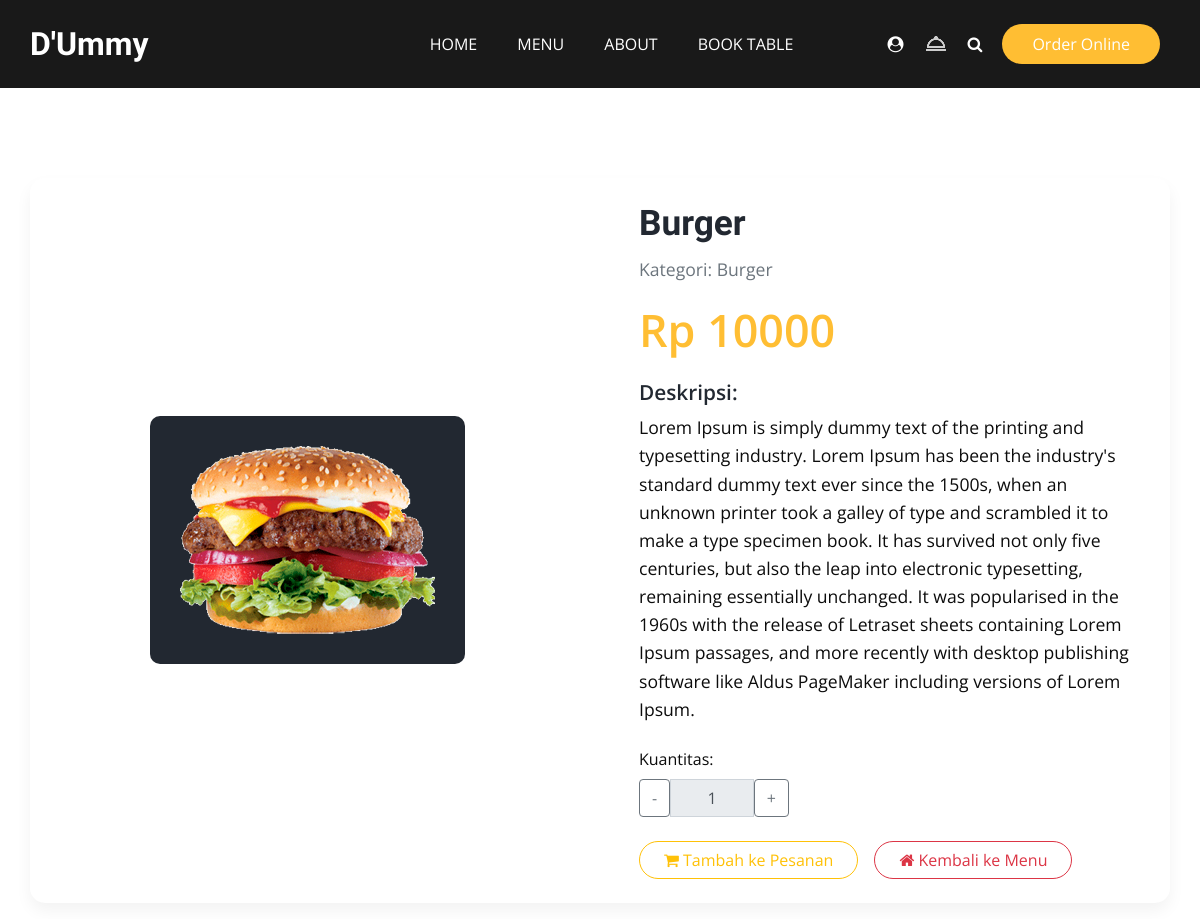
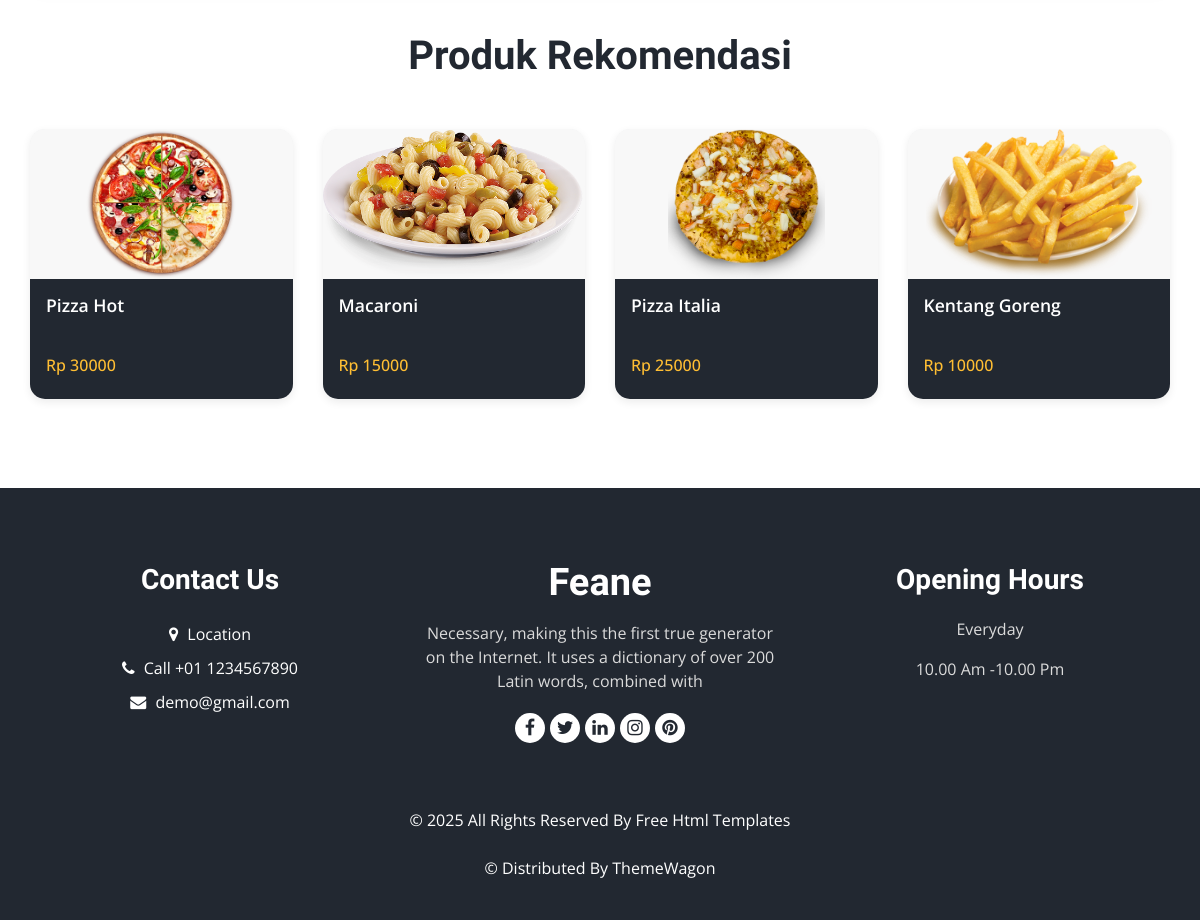
Screenshot of /burger/ with the database file from the repository (2 pictures, top to bottom).
### menu/models.py (models this page shows, shortened)
class ListMenu(models.Model):
    name = models.CharField(max_length=100)
    slug = models.SlugField(unique=True, help_text="Teks unik untuk URL, akan terisi otomatis jika dikosongkan.")
    description = models.TextField()
    image = models.ImageField(upload_to='menu_images/')
    price = models.DecimalField(max_digits=8, decimal_places=2)
    category = models.ForeignKey(Category, on_delete=models.CASCADE, related_name="list_menu")

class Category(models.Model):
    name = models.CharField(max_length=100)
    slug = models.SlugField(unique=True, help_text="Gunakan huruf kecil, tanpa spasi, contoh: minuman-kopi")
    class Meta:
        verbose_name_plural = "Categories"

### menu/views.py (the view)
# urls.py: path('<slug:menu_slug>/', views.menu_detail_view, name='menu_detail'),
def menu_detail_view(request, menu_slug):
    item = get_object_or_404(ListMenu, slug=menu_slug)
    recommended_items = ListMenu.objects.exclude(slug=menu_slug).order_by('?')[:4]
    context = {
        'item': item,
        'recommended_items': recommended_items,
    }
    return render(request, 'menu/menu_detail.html', context)

### menu/templates/menu/menu_detail.html
{% extends 'base.html' %} {% load static %} {% block content %}
<section class="food_section layout_padding">
  <div class="container">
    <div class="card mb-5 custom-detail-card">
      <div class="row g-0">
        <div
          class="col-md-6 d-flex align-items-center justify-content-center p-3"
        >
          <div class="img-box-detail">
            <img
              src="{{ item.image.url }}"
              alt="{{ item.name }}"
              class="img-fluid rounded-start"
            />
          </div>
        </div>
        <div class="col-md-6">
          <div class="card-body p-4">
            <h2 class="card-title item-name">{{ item.name }}</h2>
            <p class="card-text item-category text-muted">
              Kategori: {{ item.category.name }}
            </p>
            <h3 class="item-price mb-4">Rp {{ item.price|floatformat:0 }}</h3>
            <h4 class="detail-title mb-2">Deskripsi:</h4>
            <p class="card-text item-description">{{ item.description }}</p>
            <div class="quantity-box mt-4">
              <label for="quantity" class="form-label">Kuantitas:</label>
              <div class="input-group mb-3" style="width: 150px">
                <button
                  class="btn btn-outline-secondary"
                  type="button"
                  id="button-addon1"
                >
                  -
                </button>
                <input
                  type="text"
                  id="quantity"
                  class="form-control text-center"
                  value="1"
                  readonly
                />
                <button
                  class="btn btn-outline-secondary"
                  type="button"
                  id="button-addon2"
                >
                  +
                </button>
              </div>
            </div>
            <div class="action-buttons mt-4 d-flex align-items-center">
              <a
                href="#"
                class="btn btn-outline-warning rounded-pill px-4 mr-3"
              >
                <i class="fa fa-shopping-cart" aria-hidden="true"></i> Tambah ke
                Pesanan
              </a>
              <a href="#" class="btn btn-outline-danger rounded-pill px-4">
                <i class="fa fa-home" aria-hidden="true"></i> Kembali ke Menu
              </a>
            </div>
          </div>
        </div>
      </div>
    </div>
    {% if recommended_items %}
    <div class="recommendation_section mt-5">
      <div class="heading_container heading_center mb-4">
        <h2>Produk Rekomendasi</h2>
      </div>
      <div class="row">
        {% for rec_item in recommended_items %}
        <div class="col-sm-6 col-lg-3 mb-4">
          <div class="box custom-recommendation-box">
            <a
              href="{% url 'menu:menu_detail' menu_slug=rec_item.slug %}"
              class="menu-item-link"
            >
              <div class="img-box-rec">
                <img
                  src="{{ rec_item.image.url }}"
                  alt="{{ rec_item.name }}"
                  class="img-fluid"
                />
              </div>
              <div class="detail-box p-3">
                <h5>{{ rec_item.name }}</h5>
                <div class="options">
                  <h6>Rp {{ rec_item.price|floatformat:0 }}</h6>
                </div>
              </div>
            </a>
          </div>
        </div>
        {% endfor %}
      </div>
    </div>
    {% endif %}
  </div>
</section>
{% endblock content %}

### static/css/style.css (style rules this page uses)
body { font-family: "Open Sans", sans-serif; color: #0c0c0c; background-color: #ffffff; overflow-x: hidden; }
.layout_padding { padding: 90px 0; }
h1, h2 { font-family: "Dancing Script", cursive; }
.heading_container { display: -webkit-box; display: -ms-flexbox; display: flex; -webkit-box-orient: vertical; -webkit-box-direction: normal; -ms-flex-direction: column; flex-direction: column; -webkit-box-align: start; -ms-flex-align: start; align-items: flex-start; }
.heading_container h2 { position: relative; margin-bottom: 0; font-size: 2.5rem; font-weight: bold; }
.heading_container.heading_center { -webkit-box-align: center; -ms-flex-align: center; align-items: center; text-align: center; }
a, a:hover, a:focus { text-decoration: none; }
.btn, .btn:focus { outline: none !important; -webkit-box-shadow: none; box-shadow: none; }
.food_section .box { position: relative; margin-top: 25px; background-color: #ffffff; border-radius: 10px; color: #ffffff; border-radius: 15px; overflow: hidden; background: linear-gradient(to bottom, #f1f2f3 25px, #222831 25px); }
.food_section .box .detail-box { padding: 25px; }
.food_section .box .detail-box h5 { font-weight: 600; }
.food_section .box .detail-box h6 { margin-top: 10px; }
.food_section .box .options { display: -webkit-box; display: -ms-flexbox; display: flex; -webkit-box-pack: justify; -ms-flex-pack: justify; justify-content: space-between; }
.custom-detail-card { border: none; box-shadow: 0 0.5rem 1rem rgba(0, 0, 0, 0.05); border-radius: 15px; overflow: hidden; }
.img-box-detail { background-color: #222831; display: flex; align-items: center; justify-content: center; padding: 30px; border-radius: 10px; max-height: 450px; overflow: hidden; }
.img-box-detail img { max-width: 100%; max-height: 100%; object-fit: contain; border-radius: 8px; }
.card-title.item-name { font-weight: bold; color: #222831; font-size: 2.2rem; }
.item-category { font-size: 1.1rem; }
.item-price { font-weight: 600; color: #ffbe33; font-size: 2.8rem; margin: 20px 0; }
.detail-title { color: #222831; font-weight: 600; font-size: 1.3rem; }
.item-description { font-size: 1.1rem; line-height: 1.6; }
.quantity-box .input-group { width: 140px; }
.quantity-box .form-control { border-color: #ced4da; }
.quantity-box .btn-outline-secondary { color: #6c757d; border-color: #6c757d; }
.recommendation_section .heading_container h2 { font-size: 2.5rem; color: #222831; }
.custom-recommendation-box { background-color: #fff; border: none; box-shadow: 0 0.2rem 0.5rem rgba(0, 0, 0, 0.08); border-radius: 10px; overflow: hidden; transition: transform 0.2s ease-in-out; height: 100%; display: flex; flex-direction: column; }
.img-box-rec { height: 150px; display: flex; align-items: center; justify-content: center; background-color: #f8f8f8; overflow: hidden; }
.img-box-rec img { max-width: 100%; max-height: 100%; object-fit: contain; }
.custom-recommendation-box .detail-box { flex-grow: 1; display: flex; flex-direction: column; justify-content: space-between; }
.custom-recommendation-box .detail-box h5 { font-size: 1.1rem; font-weight: 600; color: #fff; margin-bottom: 5px; }
.custom-recommendation-box .detail-box h6 { font-size: 1rem; color: #ffbe33; }
.custom-recommendation-box .menu-item-link { text-decoration: none; color: inherit; display: flex; flex-direction: column; height: 100%; }
.layout_padding { padding-top: 90px; padding-bottom: 90px; }

### static/css/responsive.css (style rules this page uses)
@media (min-width: 1200px) { .container { max-width: 1170px; } }

### rows the page displays
ListMenu: image (picture), name "Burger", category.name "Burger", price "10000", description "Lorem Ipsum is simply dummy text of the printing and typesetting industry. Lorem Ipsum has been the industry's standard dummy text ever since the 1500s, when an unknown printer took a galley of type and scrambled it to make a type specimen book. It has survived not only five centuries, but also the leap into electronic typesetting, remaining essentially unchanged. It was popularised in the 1960s with the release of Letraset sheets containing Lorem Ipsum passages, and more recently with desktop publishing software like Aldus PageMaker including versions of Lorem Ipsum."
ListMenu: image (picture), name "Pizza Hot", price "30000"
ListMenu: image (picture), name "Macaroni", price "15000"
ListMenu: image (picture), name "Pizza Italia", price "25000"
ListMenu: image (picture), name "Kentang Goreng", price "10000"
